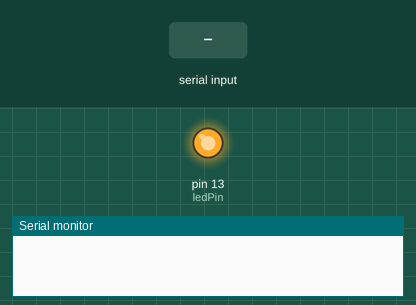
The sketch below on a simulated Arduino Uno, built with avr-gcc and run on an emulated ATmega328P. Parts: output pins drawn as LEDs (lit = HIGH), the last lines printed to the serial monitor. The inputs (shaded band) are chosen by the test bench.

Above: at 1.2 s.
1.3 s: "13\n" received over Serial
At 2.0 s:
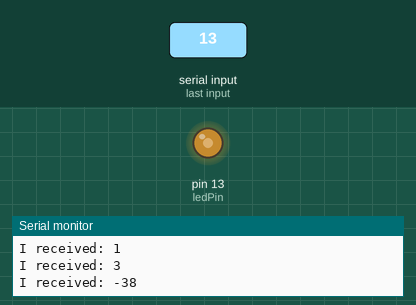
2.8 s: "30,150\n" received over Serial
At 3.9 s:
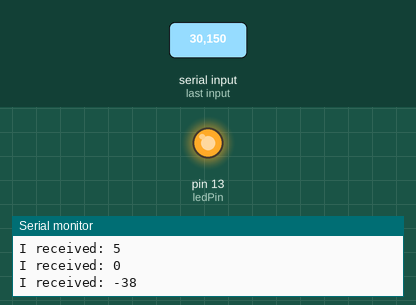
4.3 s: "3\n" received over Serial
At 5.0 s:
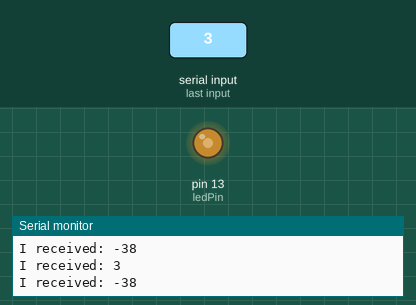
Timing chart, 0 to 7.3 s (numbered marks = the images above; inputs shaded):
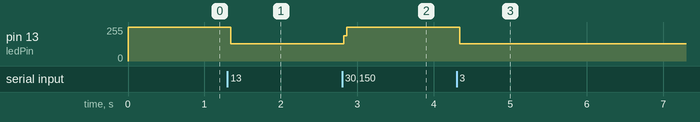

Measured:
- after the input at 1.3 s, pin 13 (ledPin): 255/255 → 128/255 at once
- after the input at 2.8 s, pin 13 (ledPin): 128/255 → 255/255 at once
- after the input at 4.3 s, pin 13 (ledPin): 255/255 → 128/255 at once

The sketch:

Encoder.ino
```cpp
int incomingByte = 0;   // for incoming serial data
int createCode = 0;
int interruptCounter = 0;
int toogleCounter = 0;
int ledPin = 13;
int count = 0;

int bit0ON;
int bit0OFF;
int bit1ON;
int bit1OFF;

void setup() {

  pinMode(ledPin, OUTPUT);

  Serial.begin(115200);

  initializeTimer();


}

ISR(TIMER1_COMPA_vect)          // timer compare interrupt service routine
{
  if (createCode == 0) {
    if (digitalRead(ledPin == HIGH))
    {
      digitalWrite(ledPin, LOW);
    } else {
      digitalWrite(ledPin, HIGH);
    }

  }
  else {
    count++;
    if (count == 13) {
      count = 1;
    }

    if (count == 1 || count == 3 || count == bit0ON || count == bit1ON ) {

      digitalWrite(ledPin, HIGH);   // toggle LED pin
    }
    else if (count == 2 || count == 4 || count == bit0OFF || count == bit1OFF) {
      digitalWrite(ledPin, LOW);   // toggle LED pin
    }

  }

}


void loop() {


  // send data only when you receive data:
  if (Serial.available() > 0) {
    // read the incoming byte:
    incomingByte = Serial.read() - '0';

    // say what you got:
    Serial.print("I received: ");
    Serial.println(incomingByte, DEC);


    //create bits
    switch (incomingByte) {
      case 0:
        createCode = 0;
        count = 0;
        break;
      case 1:
        bit0ON = 5;
        bit0OFF = 8;
        bit1ON = 9;
        bit1OFF = 12;
        createCode = 1;

        break;
      case 2:
        bit0ON = 5;
        bit0OFF = 8;
        bit1ON = 9;
        bit1OFF = 10;
        createCode = 1;
        break;
      case 3:
        bit0ON = 5;
        bit0OFF = 6;
        bit1ON = 9;
        bit1OFF = 12;
        createCode = 1;
        break;
      case 4:
        bit0ON = 5;
        bit0OFF = 6;
        bit1ON = 9;
        bit1OFF = 10;
        createCode = 1;
        break;
    }


  }

}


void initializeTimer() {

  // initialize timer1
  noInterrupts();           // disable all interrupts
  TCCR1A = 0;
  TCCR1B = 0;
  TCNT1  = 0;


  //frequency of preamble
  int freq = 3750;
  int value = 16000000 / 256 /  freq /2;

  OCR1A = value;            // compare match register 16MHz/256/2Hz
  TCCR1B |= (1 << WGM12);   // CTC mode

  TCCR1B |= (1 << CS12);    // 256 prescaler
  //TCCR1B |= (1 << CSHIGH12) | (1 << CS10); // 1024 prescaler


  TIMSK1 |= (1 << OCIE1A);  // enable timer compare interrupt
  interrupts();             // enable all interrupts


}
```
